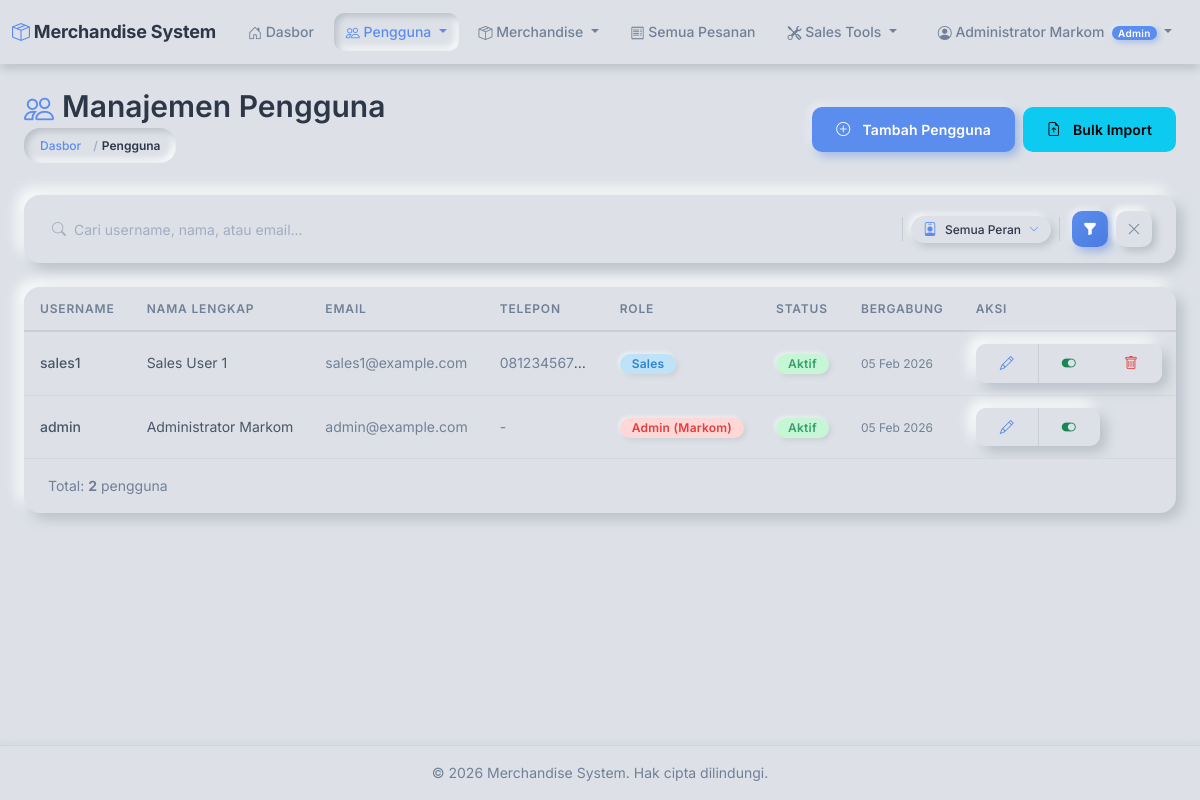
The app's page /accounts/users/ (signed in), older data.
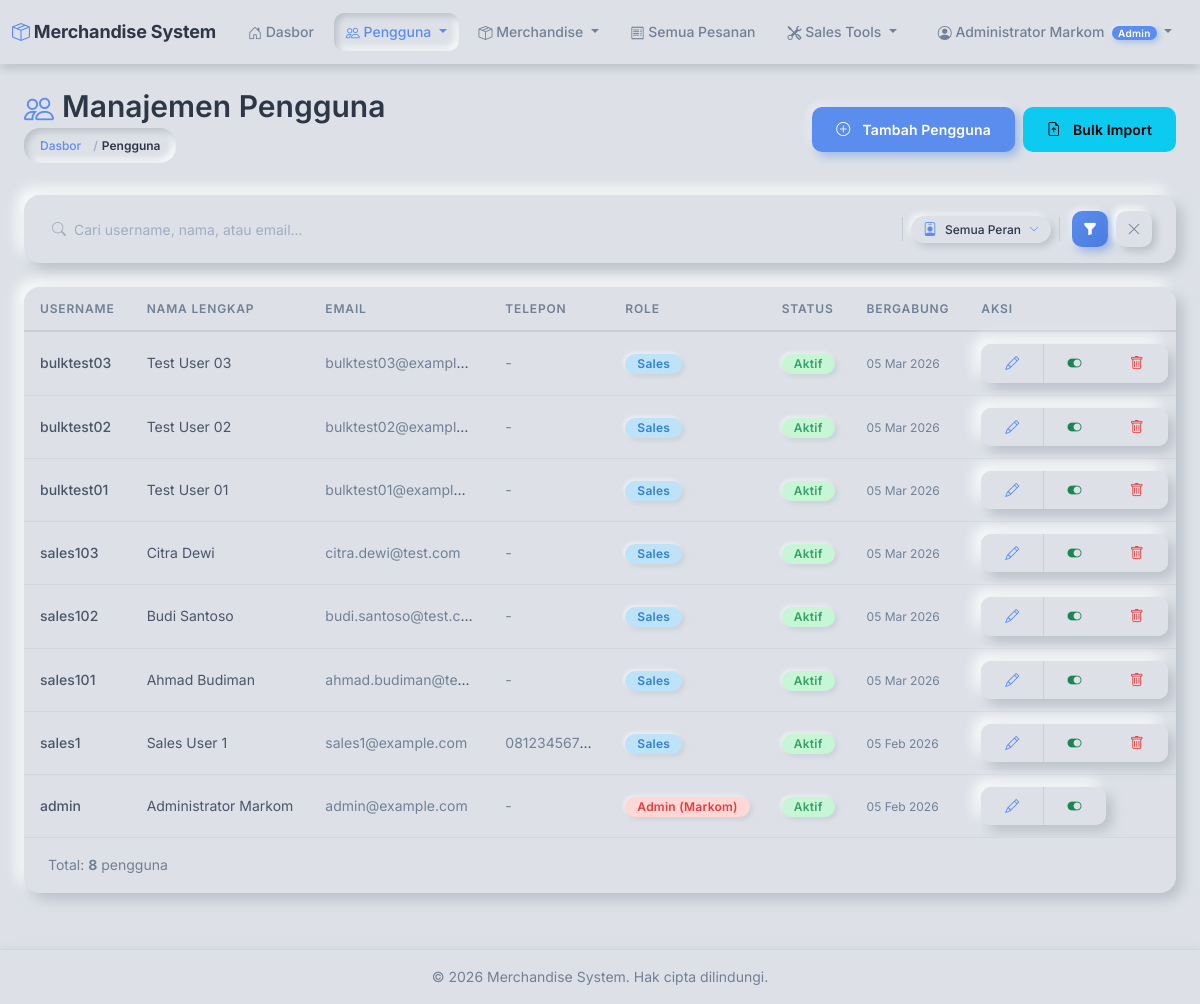
The same page, newer data.
### accounts/models.py (models this page shows, shortened)
class User(AbstractUser):
    class Role(models.TextChoices):
        ADMIN = 'ADMIN', 'Admin (Markom)'
        SALES = 'SALES', 'Sales'
    role = models.CharField(
        max_length=10,
        choices=Role.choices,
        default=Role.SALES,
        help_text='User role: ADMIN for Markom, SALES for sales team'
    )
    full_name = models.CharField(
        max_length=255,
        help_text='Full name of the user'
    )
    phone = models.CharField(
        max_length=20,
        blank=True,
        help_text='Phone number'
    )
    force_password_change = models.BooleanField(
        default=False,
        help_text='User must change password on next login'
    )
    class Meta:
        db_table = 'users'
        verbose_name = 'User'
        verbose_name_plural = 'Users'
        ordering = ['-date_joined']
    @property
    def is_admin(self):
        return self.role == self.Role.ADMIN
    @property
    def is_sales(self):
        return self.role == self.Role.SALES

### accounts/views.py (the view)
# urls.py: path('users/', views.user_list, name='user_list'),
@admin_required
def user_list(request):
    search_query = request.GET.get('search', '')
    role_filter = request.GET.get('role', '')
    users = User.objects.all()
    if search_query:
        users = users.filter(
            Q(username__icontains=search_query) |
            Q(full_name__icontains=search_query) |
            Q(email__icontains=search_query)
        )
    if role_filter:
        users = users.filter(role=role_filter)
    context = {
        'users': users,
        'search_query': search_query,
        'role_filter': role_filter,
        'roles': User.Role.choices
    }
    return render(request, 'accounts/user_list.html', context)

### orders/context_processors.py (called while the page is built)
def cart_context(request):
    if request.user.is_authenticated and hasattr(request.user, 'is_sales') and request.user.is_sales:
        cart = Cart(request)
        return {
            'navbar_cart_total': cart.get_total_quantity(),
            'navbar_cart_unique': cart.get_total_unique(),
        }
    return {
        'navbar_cart_total': 0,
        'navbar_cart_unique': 0,
    }

### templates/accounts/user_list.html (shortened to what the changed rows need)
{% extends 'base.html' %}
{% block content %}
<div class="container-fluid">
    <div class="row mb-4 align-items-center">
        <div class="col">
            <h2 class="mb-1"><i class="bi bi-people me-2" style="color: var(--color-accent);"></i>Manajemen Pengguna</h2>
        </div>
    </div>
    <div class="card">
        <div class="card-body p-0">
            {% if users %}
            <div class="table-responsive">
                <table class="table table-hover mb-0">
                    <thead>
                        <tr>
                            <th>Username</th>
                            <th>Nama Lengkap</th>
                            <th class="d-none d-md-table-cell">Email</th>
                            <th class="d-none d-lg-table-cell">Telepon</th>
                            <th>Role</th>
                            <th>Status</th>
                            <th class="d-none d-sm-table-cell">Bergabung</th>
                            <th style="width: 160px;">Aksi</th>
                        </tr>
                    </thead>
                    <tbody>
                        {% for user_item in users %}
                        <tr>
                            <td class="fw-medium cell-max-sm" title="{{ user_item.username }}">{{ user_item.username|truncatechars:20 }}</td>
                            <td class="cell-max-md" title="{{ user_item.full_name }}">{{ user_item.full_name|truncatechars:25 }}</td>
                            <td class="d-none d-md-table-cell cell-max-md">
                                <span class="text-muted" style="font-size: var(--text-sm);" title="{{ user_item.email|default:'' }}">{{ user_item.email|truncatechars:25|default:"-" }}</span>
                            </td>
                            <td class="d-none d-lg-table-cell cell-max-sm">
                                <span class="text-muted" style="font-size: var(--text-sm);" title="{{ user_item.phone|default:'' }}">{{ user_item.phone|truncatechars:18|default:"-" }}</span>
                            </td>
                            <td>
                                {% if user_item.role == 'ADMIN' %}
                                <span class="badge bg-danger">{{ user_item.get_role_display }}</span>
                                {% else %}
                                <span class="badge bg-info text-white">{{ user_item.get_role_display }}</span>
                                {% endif %}
                            </td>
                            <td>
                                {% if user_item.is_active %}
                                <span class="badge bg-success">Aktif</span>
                                {% else %}
                                <span class="badge bg-secondary">Nonaktif</span>
                                {% endif %}
                            </td>
                            <td class="d-none d-sm-table-cell">
                                <span style="font-size: var(--text-xs); color: var(--color-text-muted);">
                                    {{ user_item.date_joined|date:"d M Y" }}
                                </span>
                            </td>
                            <td>
                                <div class="btn-group btn-group-sm">
                                    <a href="{% url 'accounts:user_edit' user_item.pk %}"
                                       class="btn btn-outline-primary"
                                       title="Edit pengguna">
                                        <i class="bi bi-pencil"></i>
                                    </a>
                                    <a href="{% url 'accounts:user_toggle_active' user_item.pk %}"
                                       class="btn {% if user_item.is_active %}btn-outline-success{% else %}btn-outline-secondary{% endif %}"
                                       title="{% if user_item.is_active %}Nonaktifkan pengguna{% else %}Aktifkan pengguna{% endif %}">
                                        <i class="bi {% if user_item.is_active %}bi-toggle-on{% else %}bi-toggle-off{% endif %}"></i>
                                    </a>
                                    {% if user_item.pk != user.pk %}
                                    <a href="{% url 'accounts:user_delete' user_item.pk %}"
                                       class="btn btn-outline-danger"
                                       title="Hapus pengguna">
                                        <i class="bi bi-trash"></i>
                                    </a>
                                    {% endif %}
                                </div>
                            </td>
                        </tr>
                        {% endfor %}
                    </tbody>
                </table>
            </div>
            <div class="px-4 py-3 text-muted" style="font-size: var(--text-sm); border-top: 1px solid rgba(184,190,199,0.3);">
                Total: <strong>{{ users.count }}</strong> pengguna
            </div>
            {% endif %}
        </div>
    </div>
</div>
{% endblock %}

### templates/base.html (shortened to what this page needs)
<!DOCTYPE html>
<html lang="id">
<head>
    <link href="https://cdn.jsdelivr.net/npm/bootstrap@5.3.0/dist/css/bootstrap.min.css" rel="stylesheet">
    <link rel="stylesheet" href="https://cdn.jsdelivr.net/npm/bootstrap-icons@1.11.0/font/bootstrap-icons.css">
    {% load static %}
    <link rel="stylesheet" href="{% static 'css/custom.css' %}">
</head>
<body>
    {% if user.is_authenticated %}
    <nav class="navbar navbar-expand-lg">
        <div class="container-fluid">
            <a class="navbar-brand" href="{% url 'dashboard:home' %}">
                <i class="bi bi-box-seam me-1" style="color: var(--color-accent);"></i>Merchandise System
            </a>
            <div class="collapse navbar-collapse" id="navbarNav">
                <ul class="navbar-nav me-auto">
                    <li class="nav-item">
                        <a class="nav-link {% if request.resolver_match.app_name == 'dashboard' %}active{% endif %}"
                           href="{% url 'dashboard:home' %}">
                            <i class="bi bi-house-door"></i> Dasbor
                        </a>
                    </li>
                    {% if user.is_admin %}
                    <li class="nav-item dropdown">
                        <a class="nav-link dropdown-toggle {% if request.resolver_match.app_name == 'accounts' %}active{% endif %}"
                           href="#" id="usersDropdown" role="button" data-bs-toggle="dropdown" aria-expanded="false">
                            <i class="bi bi-people"></i> Pengguna
                        </a>
                    </li>
                    <li class="nav-item dropdown">
                        <a class="nav-link dropdown-toggle {% if request.resolver_match.app_name == 'merchandise' %}active{% endif %}"
                           href="#" id="merchandiseDropdown" role="button" data-bs-toggle="dropdown" aria-expanded="false">
                            <i class="bi bi-box-seam"></i> Merchandise
                        </a>
                    </li>
                    <li class="nav-item">
                        <a class="nav-link {% if request.resolver_match.app_name == 'orders' %}active{% endif %}"
                           href="{% url 'orders:order_list' %}">
                            <i class="bi bi-receipt"></i> Semua Pesanan
                        </a>
                    </li>
                    <li class="nav-item dropdown">
                        <a class="nav-link dropdown-toggle {% if request.resolver_match.app_name == 'inventory' %}active{% endif %}"
                           href="#" id="inventoryDropdown" role="button" data-bs-toggle="dropdown" aria-expanded="false">
                            <i class="bi bi-tools"></i> Sales Tools
                        </a>
                    </li>
                    {% endif %}
                </ul>
                <ul class="navbar-nav">
                    <li class="nav-item dropdown">
                        <a class="nav-link dropdown-toggle" href="#" id="userDropdown"
                           role="button" data-bs-toggle="dropdown" aria-expanded="false">
                            <i class="bi bi-person-circle"></i>
                            {{ user.full_name }}
                            {% if user.is_admin %}
                                <span class="badge bg-primary ms-1 badge-role">Admin</span>
                            {% else %}
                                <span class="badge bg-secondary ms-1 badge-role">Sales</span>
                            {% endif %}
                        </a>
                    </li>
                </ul>
            </div>
        </div>
    </nav>
    {% endif %}
    <main class="{% if user.is_authenticated %}container-fluid py-4{% endif %}">
        {% block content %}{% endblock %}
    </main>
    {% if user.is_authenticated %}
    <footer>
        <div class="container-fluid">
            <p class="mb-0">&copy; {% now "Y" %} Merchandise System. Hak cipta dilindungi.</p>
        </div>
    </footer>
    {% endif %}
</body>
</html>

Row changes from the older to the newer data that the page shows:
added User: username "bulktest03", full_name "Test User 03", email "bulktest03@exampl…", phone "-", role "Sales", is_active "Aktif", date_joined "05 Mar 2026"
added User: username "bulktest02", full_name "Test User 02", email "bulktest02@exampl…", phone "-", role "Sales", is_active "Aktif", date_joined "05 Mar 2026"
added User: username "bulktest01", full_name "Test User 01", email "bulktest01@exampl…", phone "-", role "Sales", is_active "Aktif", date_joined "05 Mar 2026"
added User: username "sales103", full_name "Citra Dewi", email "citra.dewi@test.com", phone "-", role "Sales", is_active "Aktif", date_joined "05 Mar 2026"
added User: username "sales102", full_name "Budi Santoso", email "budi.santoso@test.c…", phone "-", role "Sales", is_active "Aktif", date_joined "05 Mar 2026"
added User: username "sales101", full_name "Ahmad Budiman", email "ahmad.budiman@te…", phone "-", role "Sales", is_active "Aktif", date_joined "05 Mar 2026"
Text that changed along with them:
{{ users.count }}: "2" → "8"
